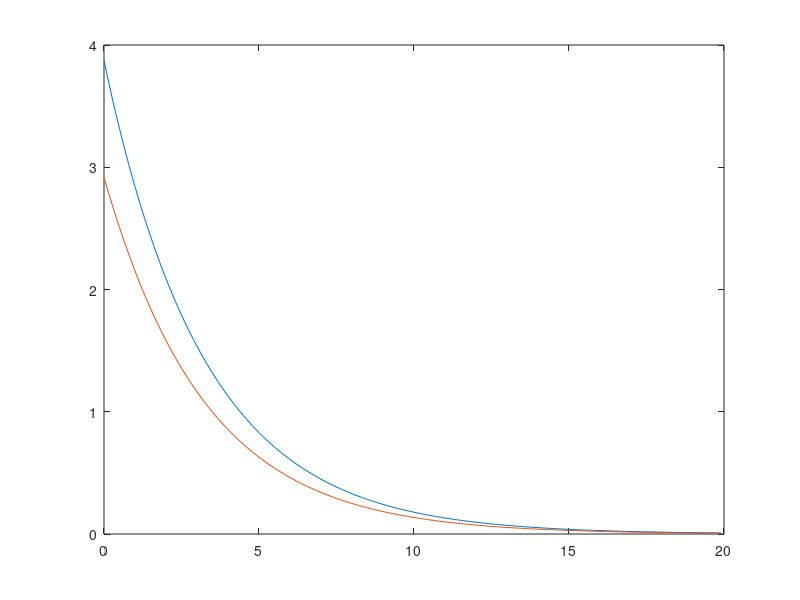

MATLAB code for this plot:
%% tank system

clc, clear, close all

%% time structure

t0 = 0;         tf = 20;        dt = 0.1;
time = t0: dt: tf - dt; Nt = numel(time);


%% System Structure

A = [0.875 0.1250; 0.1250 0.8047];   B = [0.3 3]';


x = [4 3]';

k  = 0;
for t = t0: dt: tf - dt
    k = k + 1;
   x = A * x;
   
   X(:,k) = x;
end

plot(time,X)